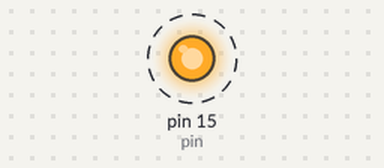
The sketch below on a simulated Arduino Uno, built with avr-gcc and run on an emulated ATmega328P. On the bench: output pins drawn as LEDs (lit = HIGH). Dashed ring = blinking.

Above: at 0.2 s.
Timing chart, 0 to 3.0 s (numbered marks = the images above):
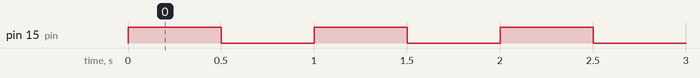

Measured:
- by itself, pin 15 (pin): alternates HIGH for 0.50 s and LOW for 0.50 s

The sketch:

sketch_jul25b.ino
```cpp
#define pin 15


void setup(){

}

void loop() {
  // put your main code here, to run repeatedly:
  pinMode(pin, OUTPUT);
  digitalWrite(pin, HIGH);
  delay(500);
  digitalWrite(pin, LOW);
  delay(500);

}
```
